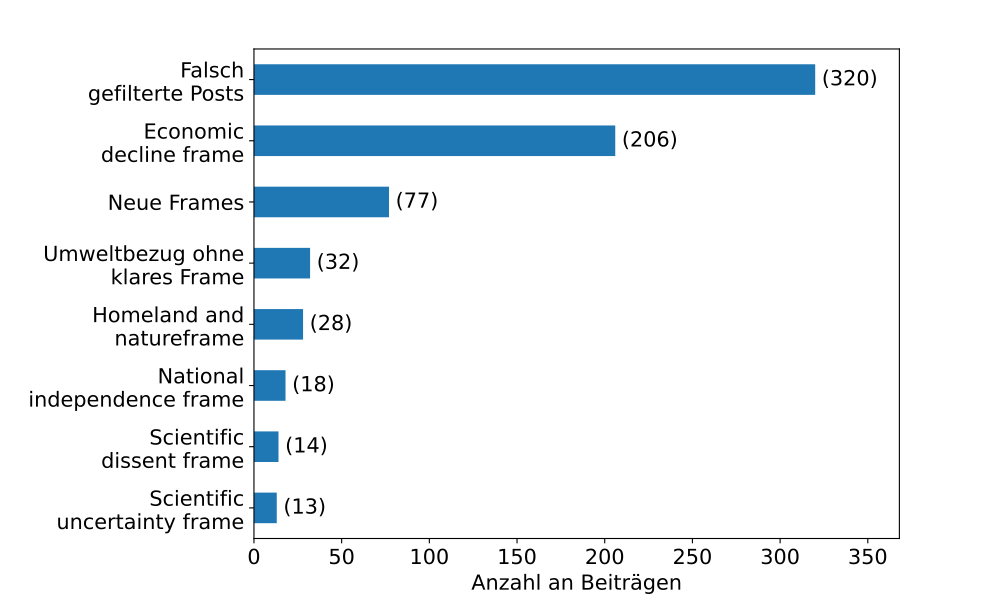

Reproduce this figure in Python.
import matplotlib.pyplot as plt
import matplotlib.dates as mdates
import json
from datetime import datetime, timedelta
import pandas as pd

plt.rcParams.update({"font.size": 15})

frames = [
    *["Falsch\ngefilterte Posts"] * 320,
    *["Economic\ndecline frame"] * 206,
    *["Neue Frames"] * 77,
    *["Umweltbezug ohne\nklares Frame"] * 32,
    *["Homeland and\nnatureframe"] * 28,
    *["National\nindependence frame"] * 18,
    *["Scientific\nuncertainty frame"] * 13,
    *["Scientific\ndissent frame"] * (8 + 6),
]
df = pd.DataFrame({"frame": frames, "count": [1] * len(frames)})
ax = (
    df.groupby(df["frame"])
    .count()
    .sort_values(by="count", ascending=True)
    .plot(
        kind="barh",
        figsize=(10, 5),
        # title="Verteilung der Beitrage ohne falsche Posts",
        xlabel="Anzahl an Beiträgen",
        ylabel="",
    )
)
plt.bar_label(ax.containers[0], fmt=" (%d)", label_type="edge")
ax.margins(x=0.15)

# ax.set_xlabel("Monat")
# ax.set_ylabel("Anzahl an Beiträgen")
# ax.set_title("Anzahl an gefilterten Beiträgen pro Monat")
# ax.legend(["Gefilterte Beiträge"])
ax.get_legend().remove()
# TODO: add title
# TODO: change legend
plt.subplots_adjust(left=0.25)
plt.show()
